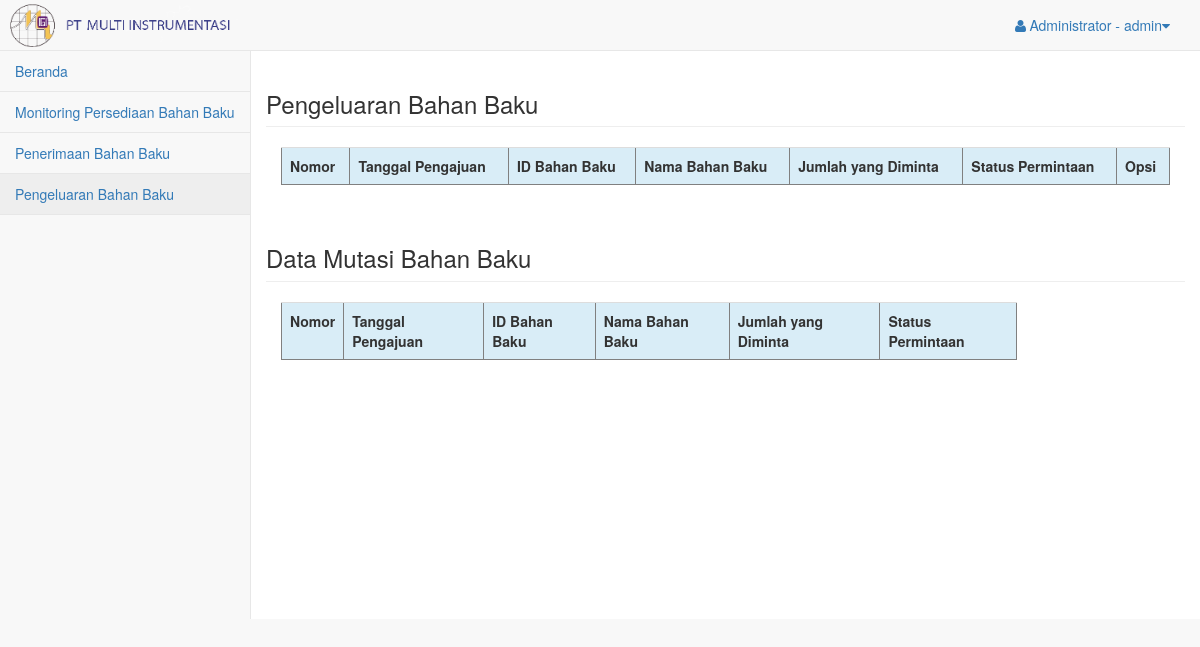
Page /pages/gudang_induk/index.php?page=pengeluaran_bahan_baku (signed in) on the earlier database version.
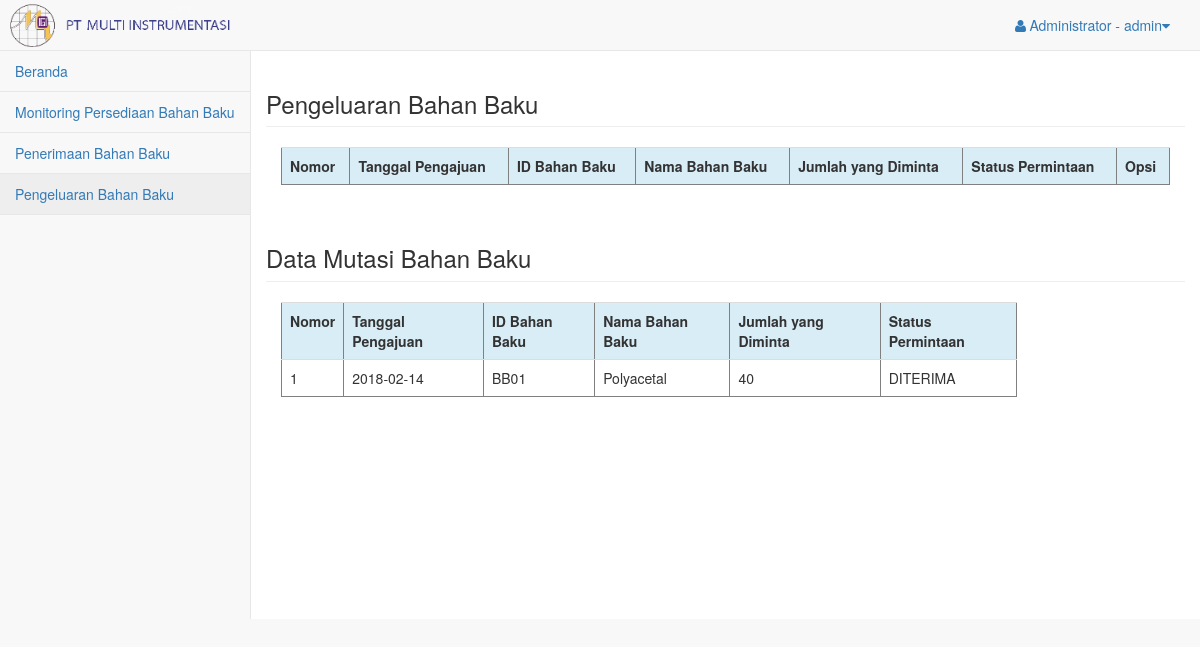
Same page on the later database version.
### tables this page shows
CREATE TABLE `permintaan_bahanbaku` (
  `id_permintaan_bb` int(11) NOT NULL,
  `tanggal_pengajuan` date DEFAULT NULL,
  `id_bahanbaku` varchar(4) DEFAULT NULL,
  `jumlah` int(11) DEFAULT NULL,
  `status_permintaan` varchar(20) NOT NULL
);

CREATE TABLE `bahan_baku` (
  `id_bahanbaku` varchar(4) NOT NULL,
  `nama_bahan` varchar(20) NOT NULL,
  `jumlah` int(11) NOT NULL
);

### pages/gudang_induk/pengeluaran_bahan_baku.php (the view, shortened to what this page needs)
<?php
include 'koneksi.php';
?>
<!DOCTYPE html>
<html>
    <head>
    </head>
    <body>
        <div class="row">
            <h3 class="page-header">Pengeluaran Bahan Baku</h2>
            <div class="col-md-12">
                <table border="1" class="table">
                    <tr class="info">
                        <th>Nomor</th>
                        <th>Tanggal Pengajuan</th>
                        <th>ID Bahan Baku</th>
                        <th>Nama Bahan Baku</th>
                        <th>Jumlah yang Diminta</th>
                        <th>Status Permintaan</th>
                        <th>Opsi</th>
                    </tr>
                </table>
            </div>
        </div>
        <?php
            $query_data_permintaan = "SELECT permintaan_bahanbaku.tanggal_pengajuan tanggal_pengajuan,
            permintaan_bahanbaku.id_bahanbaku id_bahanbaku,
            bahan_baku.nama_bahan nama_bahan,
            permintaan_bahanbaku.jumlah jumlah,
            permintaan_bahanbaku.status_permintaan status_permintaan
            FROM permintaan_bahanbaku JOIN bahan_baku ON permintaan_bahanbaku.id_bahanbaku = bahan_baku.id_bahanbaku
            ORDER BY tanggal_pengajuan ASC
            ;";
            $sql_data_permintaan = mysqli_query($koneksi,$query_data_permintaan) or die(mysqli_error());
        ?>
        <div class="row">
            <h3 class="page-header">Data Mutasi Bahan Baku</h2>
            <div class="col-md-10">
                <table border="1" class="table">
                    <tr class="info">
                        <th>Nomor</th>
                        <th>Tanggal Pengajuan</th>
                        <th>ID Bahan Baku</th>
                        <th>Nama Bahan Baku</th>
                        <th>Jumlah yang Diminta</th>
                        <th>Status Permintaan</th>
                    </tr>
                    <?php
                    $nomor = 1;
                    while ($data_permintaan2 = mysqli_fetch_array($sql_data_permintaan)) {
                    ?>
                    <tr>
                        <td><?php echo $nomor++; ?></td>
                        <td><?php echo $data_permintaan2['tanggal_pengajuan']; ?></td>
                        <td><?php echo $data_permintaan2['id_bahanbaku']; ?></td>
                        <td><?php echo $data_permintaan2['nama_bahan']; ?></td>
                        <td><?php echo $data_permintaan2['jumlah']; ?></td>
                        <td><?php echo $data_permintaan2['status_permintaan']; ?></td>
                    </tr>
                    <?php
                    }
                    ?>
                </table>
            </div>
        </div>
    </body>
</html>

Differences in the rows shown:
added permintaan_bahanbaku: tanggal_pengajuan "2018-02-14", id_bahanbaku "BB01", id_bahanbaku.nama_bahan "Polyacetal", jumlah "40", status_permintaan "DITERIMA"
